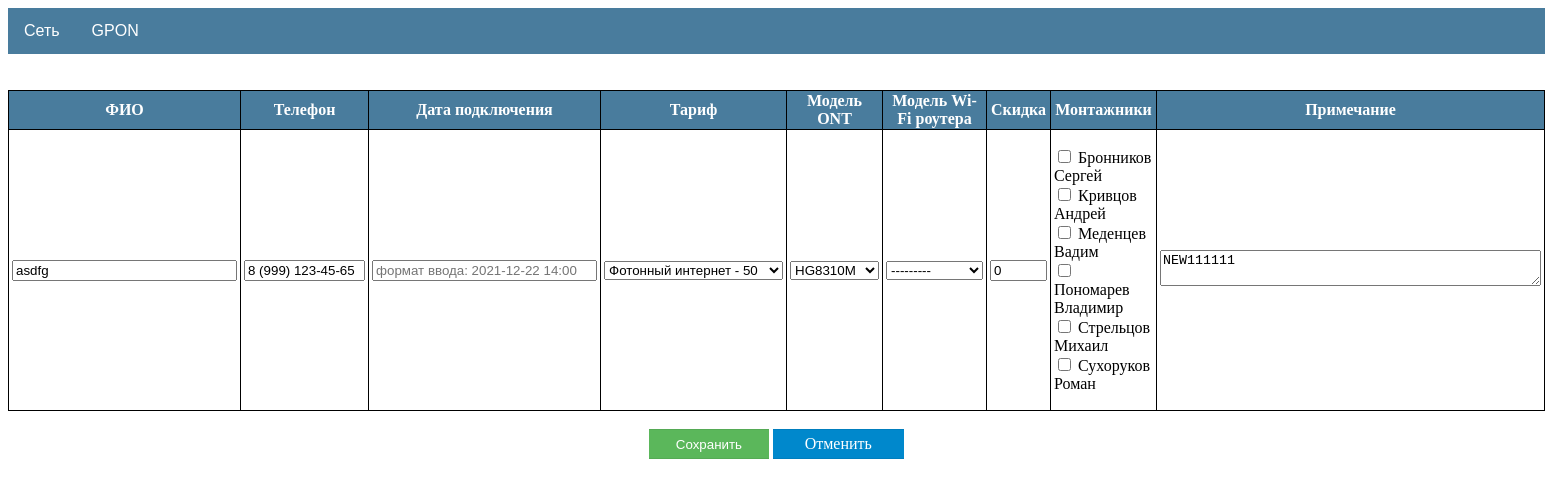
The page /gpon/request/8/edit/ on the database its author committed.
### gpon/models.py (models this page shows, shortened)
class Request(models.Model):
    user = models.ForeignKey(User, on_delete=models.CASCADE, blank=True, null=True, related_name='user', verbose_name='Пользователь')
    address = models.OneToOneField(House, on_delete=models.CASCADE, verbose_name='Адрес')
    name = models.CharField(max_length=50, verbose_name='ФИО')
    phone = models.CharField(max_length=50, verbose_name='Телефон')
    date_req = models.DateField(auto_now_add=True, verbose_name='Дата заявки')
    date_con = models.DateTimeField(blank=True, null=True, verbose_name='Дата подключения')
    tariff = models.ForeignKey(Tariff, on_delete=models.CASCADE, blank=True, null=True, verbose_name='Тариф')
    discount = models.PositiveIntegerField(default=0, verbose_name='Скидка')
    price_con = models.PositiveIntegerField(default=0, verbose_name='Цена подключения')
    ont = models.ForeignKey(Product, on_delete=models.CASCADE, blank=True, null=True, related_name='ont', verbose_name='Модель ONT')
    router = models.ForeignKey(Product, on_delete=models.CASCADE, blank=True, null=True, related_name='router', verbose_name='Модель Wi-Fi роутера')
    note = models.TextField(blank=True, verbose_name='Примечание')
    time = models.DateTimeField(auto_now=True, verbose_name='Время изменения')
    installer = models.ManyToManyField(User, blank=True, related_name='installer', verbose_name='Монтажники')
    manager = models.ForeignKey(User, blank=True, null=True, on_delete=models.CASCADE, related_name='manager', verbose_name='Менеджер')
    status = models.BooleanField(default=False)
    class Meta:
        ordering = ['id']

### gpon/views.py (the view)
# urls.py: path('request/<int:pk>/edit/', RequestUpdate.as_view(), name='request_update'),
class RequestUpdate(RedirectToPreviousMixin, UpdateView):
    model = Request
    template_name = 'gpon/request_form_update.html'
    form_class = RequestFormUpdate
    def get_form_kwargs(self):
        kwargs = super().get_form_kwargs()
        if kwargs.get('instance').manager is None and self.request.user.groups.filter(name='Managers').exists():
            kwargs.get('instance').manager = self.request.user
        return kwargs

### gpon/models.py (called while the page is built)
    def __str__(self):
        return f'{self.name}'

### gpon/views.py (called while the page is built)
    def get(self, request, *args, **kwargs):
        request.session['previous_page'] = request.META.get('HTTP_REFERER', self.default_redirect)
        return super().get(request, *args, **kwargs)

### storage/models.py (called while the page is built)
    def __str__(self):
        return f'{self.name}'

### templates/gpon/request_form_update.html (shortened to what this page needs)
{%extends 'default.html' %}
{% block content %}
<br><br>
<form method="POST">
    <table class="table_gpon">
    <tr>
        <th>
            ФИО
        </th>
        <th>
            Телефон
        </th>
        <th>
            Дата подключения
        </th>
        <th>
            Тариф
        </th>
        <th>
            Модель ONT
        </th>
        <th>
            Модель Wi-Fi роутера
        </th>
        <th>
            Скидка
        </th>
        <th style="width: 200px">
            Монтажники
        </th>
        <th>
           Примечание
        </th>
    </tr>
    <tr>
        <td>
            {{ form.name }}
        </td>
        <td>
            {{ form.phone }}
        </td>
        <td>
            {{ form.date_con }}
        </td>
        <td>
            {{ form.tariff }}
        </td>
        <td>
            {{ form.ont }}
        </td>
        <td>
            {{ form.router }}
        </td>
        <td>
            {{ form.discount }}
        </td>
        <td style="text-align: left">
            {{ form.installer }}
        </td>
        <td>
            {{ form.note }}
        </td>
    </tr>
    </table>
    <br>
    <div style="text-align: center">
        <button class="button_add_form" type="submit">Сохранить</button>
        <a class="button_cancel_form" href="javascript:window.history.back()" role="button">Отменить</a>
    </div>
</form>
{% endblock content %}

### static/css/default.css (style rules this page uses)
button { cursor: pointer; }
.table_default th, td { position: relative; border: 1px solid black; padding: 5px; word-wrap:break-word; }
.table_detail th, td { position: relative; border: 1px solid black; padding: 5px; word-wrap:break-word; }
.button_add_form { display: inline-block; color: white; text-decoration: none; padding: .5em 2em; outline: none; border-width: 1px 0; border-style: solid none; border-color: rgba(0, 0, 0, 0.07); background: #5bb75b; transition: 0.2s; }
.button_cancel_form { display: inline-block; color: white; text-decoration: none; padding: .3em 2em; outline: none; border-width: 1px 0; border-style: solid none; border-color: rgba(0, 0, 0, 0.07); background: #0088cc; transition: 0.2s; }
.table_gpon { border-collapse: collapse; border-spacing: 1px; table-layout: fixed; margin: auto; }
.table_gpon th, td { border: 1px solid black; padding: 1px 3px; word-wrap:break-word; }
.table_gpon th { background: #497c9d; color: #fff; }
.table_gpon td { text-align: center; }

### templates/gpon/request_form_update.html (style rules this page uses)
li { list-style-type: none; }
ul { padding-left: 0; }

### rows shown on the page
Request: name "asdfg", phone "8 (999) 123-45-65", tariff "Фотонный интернет - 50", ont "HG8310M", router "---------", discount "0", note "NEW111111"
